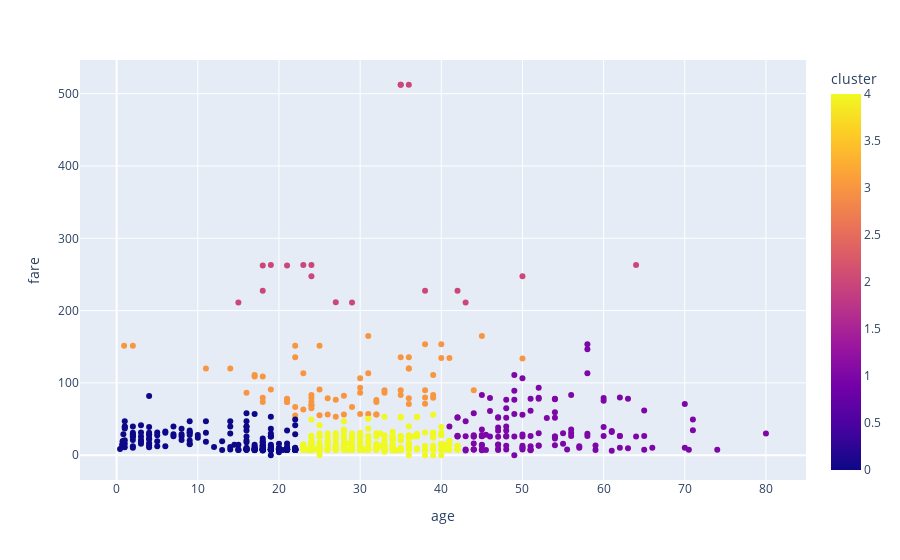

Notebook code for this chart:
### Code cell
import plotly.express as px
fig = px.scatter(df, x = "age", y = "fare", color = "cluster")
fig.show()

### Figure 1 — Plotly figure (JSON) as saved in the notebook; plotly's stock layout.template omitted (floating-point values rounded to 4 significant figures; data arrays with more than 128 entries replaced by an {"elided": "..."} marker saying what was removed)
{"data": [{"hovertemplate": "age=%{x}<br>fare=%{y}<br>cluster=%{marker.color}<extra></extra>", "legendgroup": "", "marker": {"color": {"elided": "891 int values"}, "coloraxis": "coloraxis", "symbol": "circle"}, "mode": "markers", "name": "", "orientation": "v", "showlegend": false, "type": "scatter", "x": {"elided": "891 float values"}, "xaxis": "x", "y": {"elided": "891 float values"}, "yaxis": "y"}], "layout": {"coloraxis": {"colorbar": {"title": {"text": "cluster"}}, "colorscale": [[0, "#0d0887"], [0.1111, "#46039f"], [0.2222, "#7201a8"], [0.3333, "#9c179e"], [0.4444, "#bd3786"], [0.5556, "#d8576b"], [0.6667, "#ed7953"], [0.7778, "#fb9f3a"], [0.8889, "#fdca26"], [1, "#f0f921"]]}, "legend": {"tracegroupgap": 0}, "margin": {"t": 60}, "xaxis": {"anchor": "y", "domain": [0, 1], "title": {"text": "age"}}, "yaxis": {"anchor": "x", "domain": [0, 1], "title": {"text": "fare"}}}}
